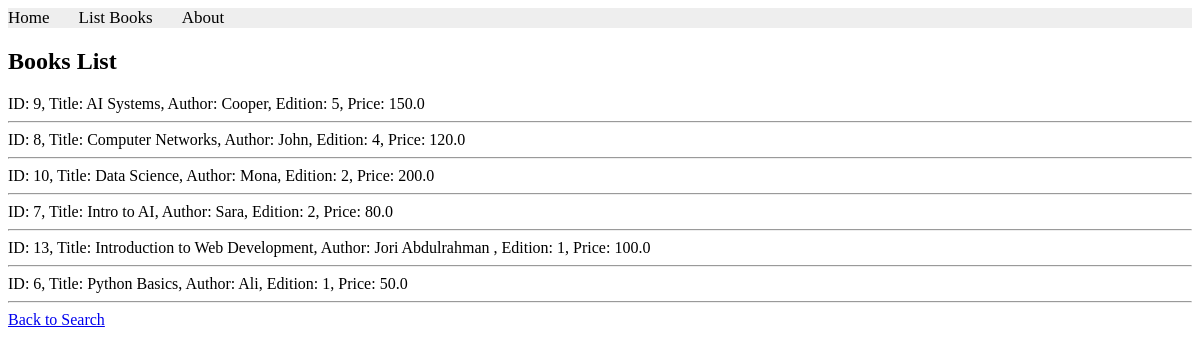
The app's page /books/lab8/task4, older data.
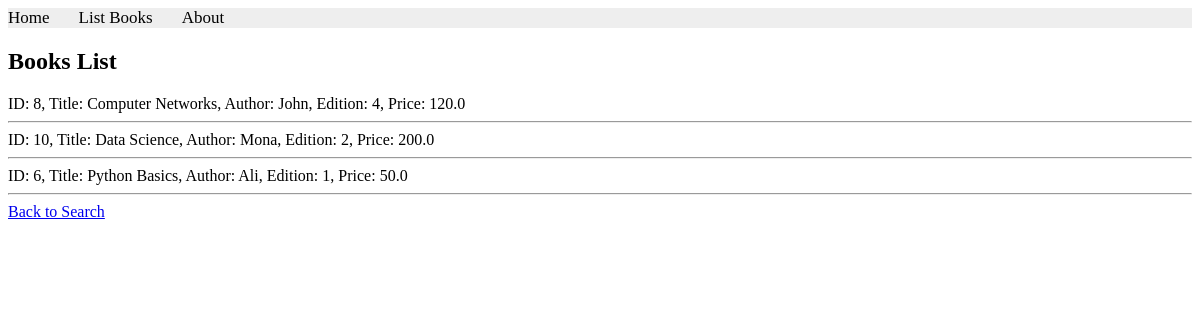
The same page, newer data.
### apps/bookmodule/models.py (models this page shows)
class Book(models.Model):
    title = models.CharField(max_length = 50)
    author = models.CharField(max_length = 50)
    price = models.FloatField(default = 0.0)
    edition = models.SmallIntegerField(default = 1)

### apps/bookmodule/views.py (the view)
# urls.py: path('lab8/task4', views.lab8_task4),
def lab8_task4(request):
    mybooks = Book.objects.all().order_by('title')
    return render(request, 'bookmodule/bookList.html', {'books': mybooks})

### templates/bookmodule/bookList.html (shortened to what this page needs)
{% extends "layouts/base.html" %}
{% block content %}
<h2>Books List</h2>
{% if books %}
{% for obj in books %}
ID: {{obj.id}}, Title: {{obj.title}}, Author: {{obj.author}}, Edition: {{obj.edition}}, Price: {{obj.price}}    <hr>
{% endfor %}
{% else %}
    <p>No books found.</p>
{% endif %}
<a href="/books/search">Back to Search</a>
{% endblock content %}

### templates/layouts/base.html (shortened to what this page needs)
<!DOCTYPE html>
<html>
{% load static %}
<head>
  <link rel="stylesheet" href="{% static 'styles.css' %}">
  <link rel="stylesheet" href="https://cdnjs.cloudflare.com/ajax/libs/font-awesome/4.7.0/css/font-awesome.min.css">
</head>
<body>
    {% include "includes/header.html" %}
    {% block content %} {% endblock content %}
</body>
</html>

### templates/includes/header.html
{% with request.resolver_match.url_name as url_name %}
<div class="topnav">
    <a class="{% if url_name == 'books.index' %}active{% endif %}" href="{% url "books.index" %}">Home</a>
    <a class="{% if url_name == 'books.list_books' %}active{% endif %}" href="{% url "books.list_books" %}">List Books</a>
    <a class="{% if url_name == 'books.aboutus' %}active{% endif %}" href="{% url "books.aboutus" %}">About</a>
</div>
{% endwith %}

### apps/static/styles.css (style rules this page uses)
.topnav { background-color: #eeeeee; width: 100%; }
.topnav a { color: #000000; text-align: center; margin-right: 25px; text-decoration: none; font-size: 17px; }

Row changes from the older to the newer data that the page shows:
removed Book: id "9", title "AI Systems", author "Cooper", edition "5", price "150.0"
removed Book: id "7", title "Intro to AI", author "Sara", edition "2", price "80.0"
removed Book: id "13", title "Introduction to Web Development", author "Jori Abdulrahman", edition "1", price "100.0"
